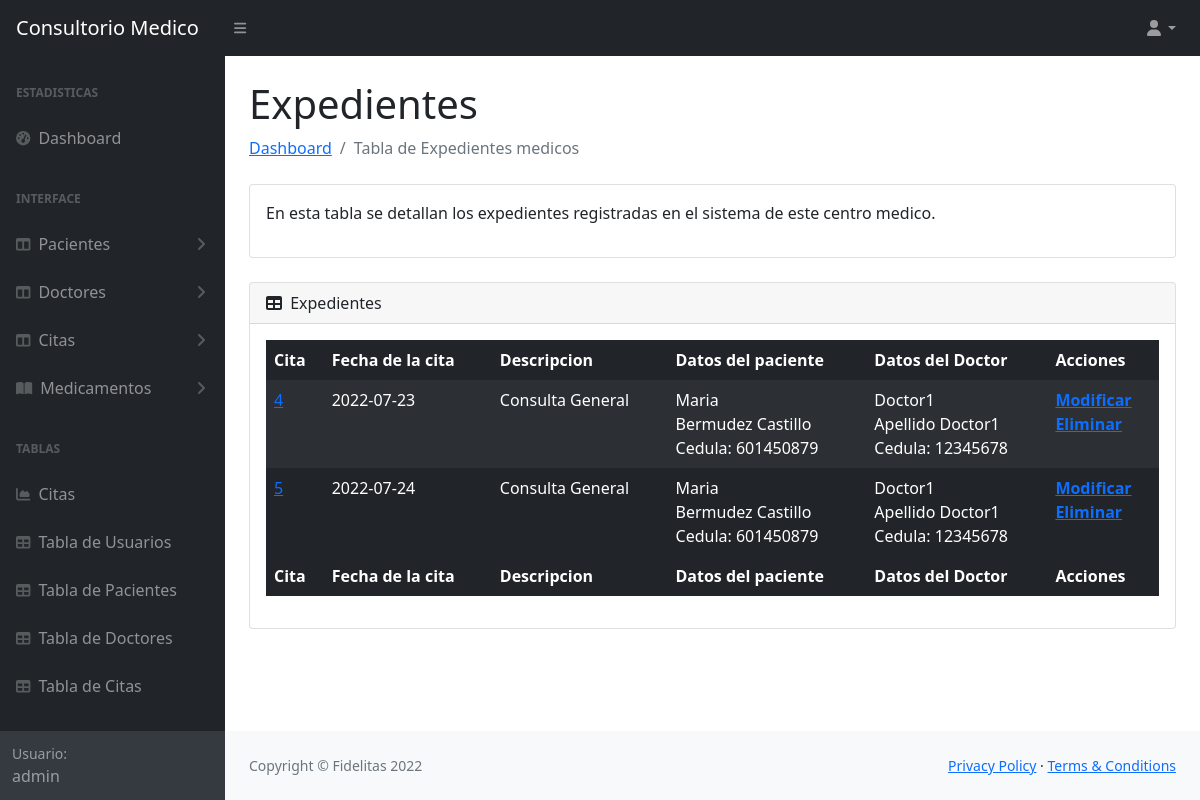
/tablas/expediente.php?id=4 (signed in), run on the app's committed database.
### tables this page shows
CREATE TABLE `expediente` (
  idExpediente INT NOT NULL AUTO_INCREMENT,
  exPaciente INT NOT NULL,
  exDoctor INT NOT NULL,
  exConsulta INT NOT NULL,
  PRIMARY KEY (idExpediente),
  foreign key(exPaciente)references `pacientes`(idPaciente),
  foreign key(exDoctor)references `doctor`(idDoctor),
  foreign key(exConsulta)references `cita`(idCita));

CREATE TABLE `cita` (
  idCita INT NOT NULL AUTO_INCREMENT,
  fechaCita VARCHAR(10) NOT NULL,
  descripcion VARCHAR(45) NOT NULL,
  doctorAsignado INT NOT NULL,
  cidPaciente INT NOT NULL,
  PRIMARY KEY (idCita),
  foreign key(doctorAsignado)references `doctor`(idDoctor),
  foreign key (cidPaciente) references `pacientes`(idPaciente));

CREATE TABLE `pacientes` (
  idPaciente INT NOT NULL AUTO_INCREMENT,
  nombrePaciente VARCHAR(45) NOT NULL,
  apellidosPaciente VARCHAR(45) NOT NULL,
  cedulaPaciente INT NOT NULL,
  fechaNacimiento VARCHAR(10) NOT NULL,
  telefonoPaciente VARCHAR(10) NOT NULL,
  correoPaciente VARCHAR(45) NOT NULL,
  PRIMARY KEY (idPaciente));

CREATE TABLE `doctor` (
  idDoctor INT NOT NULL AUTO_INCREMENT,
  nombreDoctor VARCHAR(45) NOT NULL,
  apellidosDoctor VARCHAR(45) NOT NULL,
  cedulaDoctor INT NOT NULL,
  telefonoDoctor VARCHAR(10) NOT NULL,
  correoDoctor VARCHAR(45) NOT NULL,
  especialidad VARCHAR(45) NOT NULL,
  tipoUsuario INT NOT NULL,
  PRIMARY KEY (idDoctor),
  foreign key(tipoUsuario)references `tipousuario`(idtipoUsuario));

### tablas/expediente.php (the view, shortened to what this page needs)
 <?php
 require '../conexion/conexion.php';
 $tipoUsuario = $_SESSION['tipoUsuario'];
 $idPaciente=$_GET['id'];
 $expedienteSELECT = "SELECT ex.idExpediente, cm.idCita, cm.fechaCita, cm.descripcion, p.nombrePaciente, p.apellidosPaciente, p.cedulaPaciente, d.nombreDoctor, d.apellidosDoctor, d.cedulaDoctor  FROM expediente ex
 JOIN cita cm on ex.exConsulta = cm.idCita
 JOIN pacientes p on ex.exPaciente = p.idPaciente
 JOIN doctor d on ex.exDoctor= d.idDoctor
 where p.idPaciente = ".$idPaciente;
 $resultado = $mysqli->query($expedienteSELECT);
?>
<!DOCTYPE html>
<html lang="en">
    <head>
        <link href="https://cdn.jsdelivr.net/npm/simple-datatables@latest/dist/style.css" rel="stylesheet" />
        <link href="../css/styles.css" rel="stylesheet" />
    </head>
    <body class="sb-nav-fixed">
        <nav class="sb-topnav navbar navbar-expand navbar-dark bg-dark">
            <a class="navbar-brand ps-3" href="../principal.php">Consultorio Medico</a>
            <button class="btn btn-link btn-sm order-1 order-lg-0 me-4 me-lg-0" id="sidebarToggle" href="#!"><i class="fas fa-bars"></i></button>
            <ul class="navbar-nav ms-auto ms-auto me-0 me-md-3 my-2 my-md-0">
                <li class="nav-item dropdown">
                    <a class="nav-link dropdown-toggle" id="navbarDropdown" href="#" role="button" data-bs-toggle="dropdown" aria-expanded="false"><i class="fas fa-user fa-fw"></i></a>
                </li>
            </ul>
        </nav>
        <div id="layoutSidenav">
            <div id="layoutSidenav_nav">
                <nav class="sb-sidenav accordion sb-sidenav-dark" id="sidenavAccordion">
                    <div class="sb-sidenav-menu">
                        <div class="nav">
                            <div class="sb-sidenav-menu-heading">Estadisticas</div>
                            <a class="nav-link" href="../principal.php">
                                <div class="sb-nav-link-icon"><i class="fas fa-tachometer-alt"></i></div>
                                Dashboard
                            </a>
                            <?php if($tipoUsuario == 1){ ?>
                            <div class="sb-sidenav-menu-heading">Interface</div>
                            <a class="nav-link collapsed" href="#" data-bs-toggle="collapse" data-bs-target="#collapsePacientes" aria-expanded="false" aria-controls="collapseLayouts">
                                <div class="sb-nav-link-icon"><i class="fas fa-columns"></i></div>
                                Pacientes
                                <div class="sb-sidenav-collapse-arrow"><i class="fas fa-angle-down"></i></div>
                            </a>
                            <a class="nav-link collapsed" href="#" data-bs-toggle="collapse" data-bs-target="#collapseDoctor" aria-expanded="false" aria-controls="collapseLayouts">
                                <div class="sb-nav-link-icon"><i class="fas fa-columns"></i></div>
                                Doctores
                                <div class="sb-sidenav-collapse-arrow"><i class="fas fa-angle-down"></i></div>
                            </a>
                            <a class="nav-link collapsed" href="#" data-bs-toggle="collapse" data-bs-target="#collapseCitas" aria-expanded="false" aria-controls="collapseLayouts">
                                <div class="sb-nav-link-icon"><i class="fas fa-columns"></i></div>
                                Citas
                                <div class="sb-sidenav-collapse-arrow"><i class="fas fa-angle-down"></i></div>
                            </a>
                            <a class="nav-link collapsed" href="#" data-bs-toggle="collapse" data-bs-target="#collapsePages" aria-expanded="false" aria-controls="collapsePages">
                                <div class="sb-nav-link-icon"><i class="fas fa-book-open"></i></div>
                                Medicamentos
                                <div class="sb-sidenav-collapse-arrow"><i class="fas fa-angle-down"></i></div>
                            </a>
                            <?php } ?>
                            <div class="sb-sidenav-menu-heading">Tablas</div>
                            <a class="nav-link" href="charts.html">
                                <div class="sb-nav-link-icon"><i class="fas fa-chart-area"></i></div>
                                Citas
                            </a>
                            <a class="nav-link" href="../tablas/tablaUsuarios.php">
                                <div class="sb-nav-link-icon"><i class="fas fa-table"></i></div>
                                Tabla de Usuarios
                            </a>
                            <a class="nav-link" href="../tablas/tablaPacientes.php">
                                <div class="sb-nav-link-icon"><i class="fas fa-table"></i></div>
                                Tabla de Pacientes
                            </a>
                            <a class="nav-link" href="../tablas/tablaDoctores.php">
                                <div class="sb-nav-link-icon"><i class="fas fa-table"></i></div>
                                Tabla de Doctores
                            </a>
                            <a class="nav-link" href="../tablas/tablaCitas.php">
                                <div class="sb-nav-link-icon"><i class="fas fa-table"></i></div>
                                Tabla de Citas
                            </a>
                        </div>
                    </div>
                    <div class="sb-sidenav-footer">
                        <div class="small">Usuario:</div>
                        <?php echo $_SESSION['nombreUsuario'] ?>
                    </div>
                </nav>
            </div>
            <div id="layoutSidenav_content">
                <main>
                    <div class="container-fluid px-4">
                        <h1 class="mt-4">Expedientes</h1>
                        <ol class="breadcrumb mb-4">
                            <li class="breadcrumb-item"><a href="../principal.php">Dashboard</a></li>
                            <li class="breadcrumb-item active">Tabla de Expedientes medicos</li>
                        </ol>
                        <div class="card mb-4">
                            <div class="card-body">
                               <p>En esta tabla se detallan los expedientes registradas en el sistema de este centro medico.</p>
                            </div>
                        </div>
                        <div class="card mb-4">
                            <div class="card-header">
                                <i class="fas fa-table me-1"></i>
                                Expedientes
                            </div>
                            <div class="card-body">
                                <table id="datatablesSimple" class="table table-dark table-striped table-borderless">
                                    <thead>
                                        <tr>
                                            <th>Cita</th>
                                            <th>Fecha de la cita</th>
                                            <th>Descripcion</th>
                                            <th>Datos del paciente</th>
                                            <th>Datos del Doctor</th>
                                            <th>Acciones</th>
                                        </tr>
                                    </thead>
                                    <tfoot>
                                        <tr>
                                            <th>Cita</th>
                                            <th>Fecha de la cita</th>
                                            <th>Descripcion</th>
                                            <th>Datos del paciente</th>
                                            <th>Datos del Doctor</th>
                                            <th>Acciones</th>
                                        </tr>
                                    </tfoot>
                                    <tbody>
                                        <?php
                                            while ($row = $resultado->fetch_assoc()) { ?>
                                            <tr> <?php $idExpediente = $row['idExpediente']?>
                                                <td><?php $CitaM = $row['idCita']; echo "<a href='tablaCitas.php?id=$CitaM'>$CitaM</a>"  ?> </td>
                                                <td><?php echo $row['fechaCita']  ?></td>
                                                <td><?php echo $row['descripcion']  ?></td>
                                                <td><?php echo $row['nombrePaciente']."<br> ".$row['apellidosPaciente']."<br> Cedula: ".$row['cedulaPaciente']  ?></td>
                                                <td><?php echo $row['nombreDoctor']."<br> ".$row['apellidosDoctor']."<br> Cedula: ".$row['cedulaDoctor']  ?></td>
                                                <th><?php echo "<a href='../formularios/editarExpediente.php?id=$idExpediente'>Modificar</a><br><a href='../scriptsSQL/deleteExpediente.php?id=$idExpediente'>Eliminar</a>" ?></th>
                                            </tr>
                                            <?php } ?>
                                    </tbody>
                                </table>
                            </div>
                        </div>
                    </div>
                </main>
                <footer class="py-4 bg-light mt-auto">
                    <div class="container-fluid px-4">
                        <div class="d-flex align-items-center justify-content-between small">
                            <div class="text-muted">Copyright &copy; Fidelitas 2022</div>
                            <div>
                                <a href="#">Privacy Policy</a>
                                &middot;
                                <a href="#">Terms &amp; Conditions</a>
                            </div>
                        </div>
                    </div>
                </footer>
            </div>
    </body>
</html>

### data on the page
expediente: exConsulta.idCita "4", exConsulta.fechaCita "2022-07-23", exConsulta.descripcion "Consulta General", exPaciente.nombrePaciente "Maria", exPaciente.apellidosPaciente "Bermudez Castillo", exPaciente.cedulaPaciente "601450879", exDoctor.nombreDoctor "Doctor1", exDoctor.apellidosDoctor "Apellido Doctor1", exDoctor.cedulaDoctor "12345678"
expediente: exConsulta.idCita "5", exConsulta.fechaCita "2022-07-24", exConsulta.descripcion "Consulta General", exPaciente.nombrePaciente "Maria", exPaciente.apellidosPaciente "Bermudez Castillo", exPaciente.cedulaPaciente "601450879", exDoctor.nombreDoctor "Doctor1", exDoctor.apellidosDoctor "Apellido Doctor1", exDoctor.cedulaDoctor "12345678"

### other printed values
$_SESSION['nombreUsuario'] "admin"
